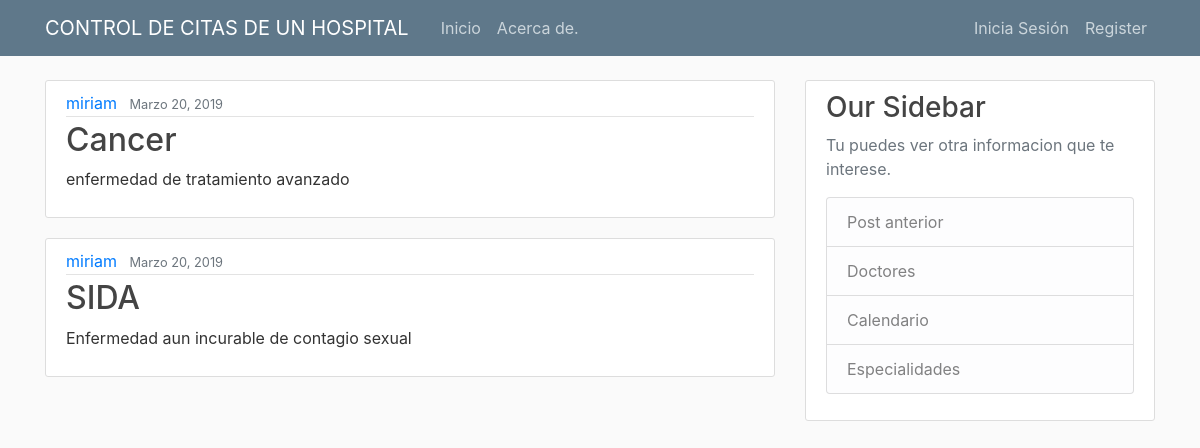
The page / on the database its author committed.
### core/models.py (models this page shows, shortened)
class especialidades(models.Model):
    title = models.CharField(max_length=100)
    content = models.TextField()
    date_posted = models.DateTimeField(default=timezone.now)
    author = models.ForeignKey(User, on_delete=models.CASCADE)

### core/views.py (the view)
# urls.py: 2. Add a URL to urlpatterns:  path('', views.home, name='home')
def home(request):
    context = {
        'posts': especialidades.objects.all()
    }
    return render(request, "core/home.html", context)

### core/templates/core/home.html
{% extends "core/base.html" %}
{% block content %}
    {% for especialidades in posts %}
        <article class="media content-section">
            <div class="media-body">
                <div class="article-metadata">
                    <a class="mr-2" href="#">{{especialidades.author}}</a>
                    <small class="text-muted"> {{ especialidades.date_posted|date:"F d, Y" }} </small>
                </div>
                <h2><a class="article-title" href="#"> {{especialidades.title}} </a></h2>
                <p class="article-content" > {{especialidades.content}} </p>
            </div>
        </article>
    {% endfor %}
{% endblock content %}

### core/static/core/css/main.css (style rules this page uses)
body { background: #fafafa; color: #333333; margin-top: 5rem; }
h1, h2, h3, h4, h5, h6 { color: #444444; }
.content-section { background: #ffffff; padding: 10px 20px; border: 1px solid #dddddd; border-radius: 3px; margin-bottom: 20px; }
.article-title { color: #444444; }
.article-content { white-space: pre-line; }
.article-metadata { padding-bottom: 1px; margin-bottom: 4px; border-bottom: 1px solid #e3e3e3 }

### rows shown on the page
especialidades: author "miriam", date_posted "Marzo 20, 2019", title "Cancer", content "enfermedad de tratamiento avanzado"
especialidades: author "miriam", date_posted "Marzo 20, 2019", title "SIDA", content "Enfermedad aun incurable de contagio sexual"
